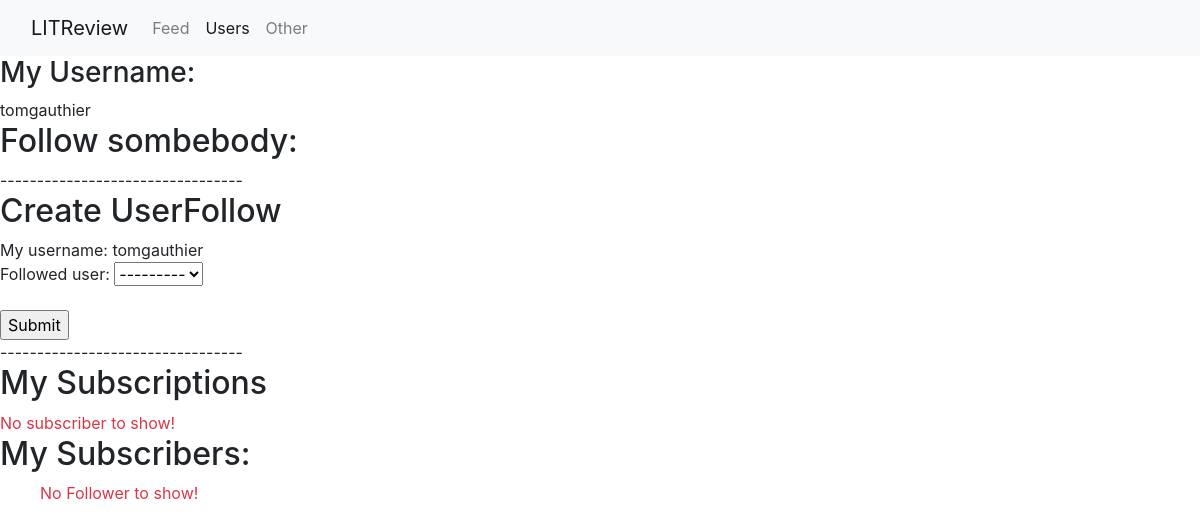
Page /my_followers (signed in) on the earlier database version.
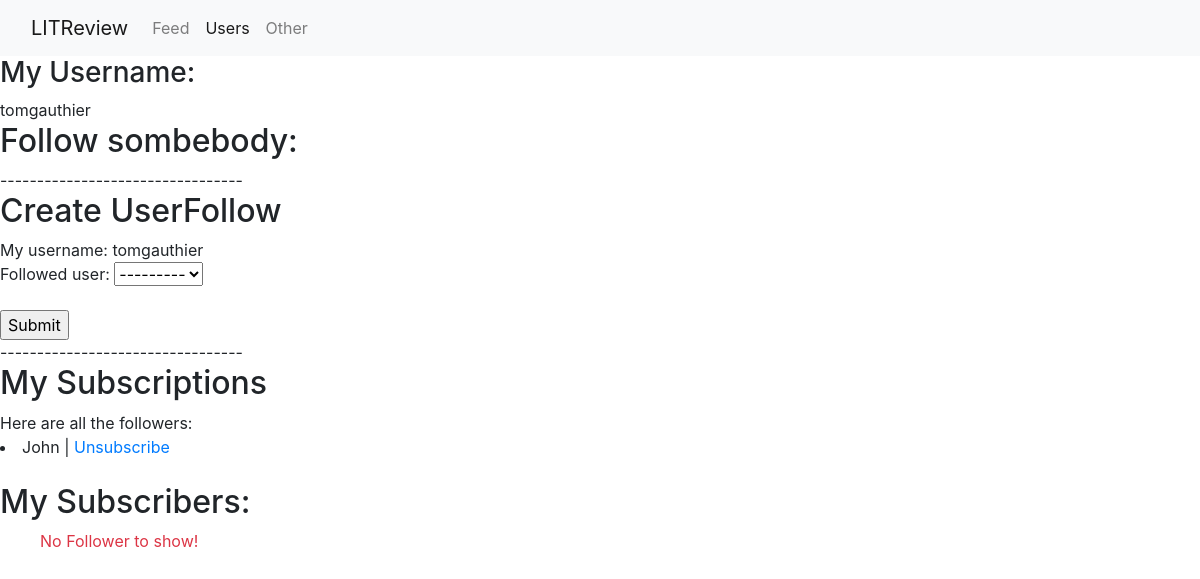
Same page on the later database version.
### webapp/models.py (models this page shows)
class UserFollows(models.Model):
    user = models.ForeignKey(
        to=settings.AUTH_USER_MODEL, on_delete=models.CASCADE,
        related_name='following')
    followed_user = models.ForeignKey(
        to=settings.AUTH_USER_MODEL, on_delete=models.CASCADE,
        related_name='followed_by')
    class Meta:
        constraints = [
            models.UniqueConstraint(
                fields=['user', 'followed_user'], name='unique_user_follower')
        ]

### webapp/views.py (the view)
# urls.py: path('my_followers', views.followers, name='my_followers'),
def followers(request):
    user = request.user
    subscribers = UserFollows.objects.filter(followed_user=user.id)
    subscriptions = UserFollows.objects.filter(user=user.id)
    user_follow_instance = UserFollows()
    if request.method == "GET":
        form = UserFollowForm()
        already_followed = [
            pair.followed_user.id for pair in UserFollows.objects.filter(user=user)]
        options = User.objects.all().exclude(id__in=already_followed).exclude(id=user.id)
        result_list = list(chain(options, already_followed))
        form.fields['followed_user'].queryset = options
        return render(request, 'my_followers.html', locals())
    elif request.method == "POST":
        user_follow_instance.user = user
        form = UserFollowForm(request.POST, instance=user_follow_instance)
        if form.is_valid():
            form.save()
            return redirect('my_followers')

### webapp/forms.py
class UserFollowForm(ModelForm):
    class Meta:
        model = UserFollows
        fields = ['followed_user']

### webapp/templates/my_followers.html (shortened to what this page needs)
{% extends "main.html" %}
{% block content %}
<h3>My Username:</h3>
{{user}}
<h2>Follow sombebody:</h2>
---------------------------------
<h2>Create UserFollow</h2>
My username: {{user}}
  <form method="post" action="{% url 'my_followers' %}" enctype="multipart/form-data">
      {{ form.as_p }}
      <input type="submit"/>
    </form>
---------------------------------
<h2>My Subscriptions</h2>
  {% if subscriptions %}
    <span>Here are all the followers:</span>
    {% for subscription in subscriptions  %}
      <li>{{subscription.followed_user}} | <a href="{% url 'delete_user_follow' user_follow_id=subscription.id %}">Unsubscribe</a></li>
    {% endfor %}
  {% else %}
      <span class="text-danger"> No subscriber to show!</span>
  {% endif %}
<br>
<h2>My Subscribers: </h2>
<ul>
  {% if subscribers %}
    <span>Here are all my subscribers:</span>
    {% for subscriber in subscribers  %}
      <li>{{subscriber.user}}</li>
    {% endfor %}
  {% else %}
      <span class="text-danger"> No Follower to show!</span>
  {% endif %}
</ul>
{% endblock content %}

Differences in the rows shown:
added UserFollows: followed_user "John"
Other differences:
text no longer shown: "No subscriber to show!"
text now shown: "Here are all the followers:"
